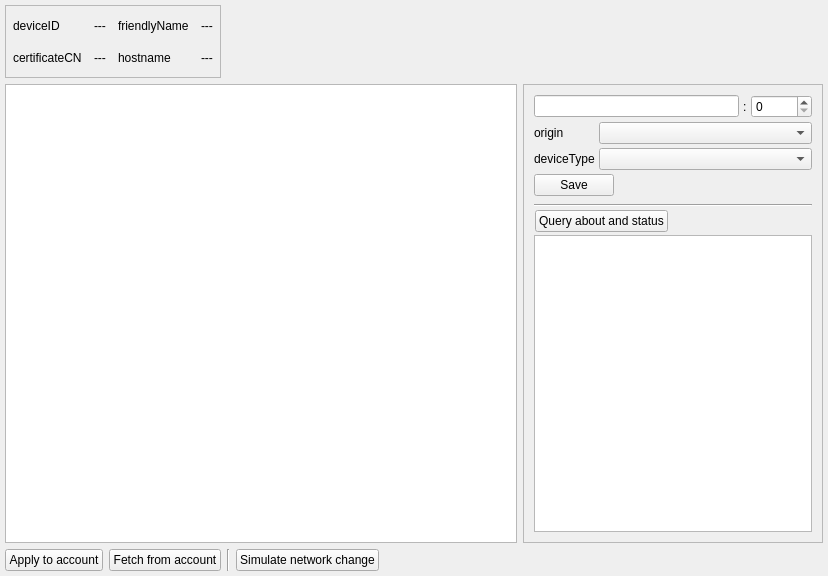
<?xml version="1.0" encoding="UTF-8"?>
<ui version="4.0">
 <class>DevWidget</class>
 <widget class="QWidget" name="DevWidget">
  <property name="geometry">
   <rect>
    <x>0</x>
    <y>0</y>
    <width>828</width>
    <height>576</height>
   </rect>
  </property>
  <property name="minimumSize">
   <size>
    <width>0</width>
    <height>0</height>
   </size>
  </property>
  <property name="windowTitle">
   <string>Development</string>
  </property>
  <layout class="QVBoxLayout" name="verticalLayout">
   <property name="leftMargin">
    <number>1</number>
   </property>
   <property name="topMargin">
    <number>1</number>
   </property>
   <property name="rightMargin">
    <number>1</number>
   </property>
   <property name="bottomMargin">
    <number>1</number>
   </property>
   <item>
    <widget class="QFrame" name="frame">
     <layout class="QVBoxLayout" name="verticalLayout_3">
      <property name="spacing">
       <number>2</number>
      </property>
      <property name="leftMargin">
       <number>2</number>
      </property>
      <property name="topMargin">
       <number>2</number>
      </property>
      <property name="rightMargin">
       <number>2</number>
      </property>
      <property name="bottomMargin">
       <number>2</number>
      </property>
      <item>
       <widget class="QFrame" name="frame_4">
        <property name="sizePolicy">
         <sizepolicy hsizetype="Preferred" vsizetype="Maximum">
          <horstretch>0</horstretch>
          <verstretch>0</verstretch>
         </sizepolicy>
        </property>
        <property name="minimumSize">
         <size>
          <width>0</width>
          <height>77</height>
         </size>
        </property>
        <layout class="QHBoxLayout" name="horizontalLayout_4">
         <property name="leftMargin">
          <number>2</number>
         </property>
         <property name="topMargin">
          <number>2</number>
         </property>
         <property name="rightMargin">
          <number>2</number>
         </property>
         <property name="bottomMargin">
          <number>2</number>
         </property>
         <item>
          <widget class="QFrame" name="frame_6">
           <property name="sizePolicy">
            <sizepolicy hsizetype="Maximum" vsizetype="Preferred">
             <horstretch>0</horstretch>
             <verstretch>0</verstretch>
            </sizepolicy>
           </property>
           <property name="frameShape">
            <enum>QFrame::Shape::StyledPanel</enum>
           </property>
           <property name="frameShadow">
            <enum>QFrame::Shadow::Raised</enum>
           </property>
           <layout class="QGridLayout" name="gridLayout">
            <property name="leftMargin">
             <number>7</number>
            </property>
            <property name="topMargin">
             <number>7</number>
            </property>
            <property name="rightMargin">
             <number>7</number>
            </property>
            <property name="bottomMargin">
             <number>7</number>
            </property>
            <property name="horizontalSpacing">
             <number>12</number>
            </property>
            <item row="1" column="1">
             <widget class="QLabel" name="lblCommonName">
              <property name="text">
               <string>---</string>
              </property>
             </widget>
            </item>
            <item row="0" column="3">
             <widget class="QLabel" name="lblFriendlyName">
              <property name="text">
               <string>---</string>
              </property>
             </widget>
            </item>
            <item row="0" column="2">
             <widget class="QLabel" name="label_3">
              <property name="text">
               <string>friendlyName</string>
              </property>
             </widget>
            </item>
            <item row="1" column="3">
             <widget class="QLabel" name="lblHostname">
              <property name="text">
               <string>---</string>
              </property>
             </widget>
            </item>
            <item row="1" column="2">
             <widget class="QLabel" name="label_4">
              <property name="text">
               <string>hostname</string>
              </property>
             </widget>
            </item>
            <item row="0" column="0">
             <widget class="QLabel" name="label">
              <property name="text">
               <string>deviceID</string>
              </property>
             </widget>
            </item>
            <item row="0" column="1">
             <widget class="QLabel" name="lblDevId">
              <property name="text">
               <string>---</string>
              </property>
             </widget>
            </item>
            <item row="1" column="0">
             <widget class="QLabel" name="label_2">
              <property name="text">
               <string>certificateCN</string>
              </property>
             </widget>
            </item>
           </layout>
          </widget>
         </item>
         <item>
          <spacer name="horizontalSpacer_2">
           <property name="orientation">
            <enum>Qt::Orientation::Horizontal</enum>
           </property>
           <property name="sizeHint" stdset="0">
            <size>
             <width>591</width>
             <height>20</height>
            </size>
           </property>
          </spacer>
         </item>
        </layout>
       </widget>
      </item>
      <item>
       <widget class="QFrame" name="frame_3">
        <layout class="QHBoxLayout" name="horizontalLayout_3">
         <property name="leftMargin">
          <number>2</number>
         </property>
         <property name="topMargin">
          <number>2</number>
         </property>
         <property name="rightMargin">
          <number>2</number>
         </property>
         <property name="bottomMargin">
          <number>2</number>
         </property>
         <item>
          <widget class="QTableView" name="tableView">
           <property name="selectionMode">
            <enum>QAbstractItemView::SelectionMode::SingleSelection</enum>
           </property>
           <property name="selectionBehavior">
            <enum>QAbstractItemView::SelectionBehavior::SelectRows</enum>
           </property>
           <property name="verticalScrollMode">
            <enum>QAbstractItemView::ScrollMode::ScrollPerPixel</enum>
           </property>
           <property name="horizontalScrollMode">
            <enum>QAbstractItemView::ScrollMode::ScrollPerPixel</enum>
           </property>
           <attribute name="horizontalHeaderMinimumSectionSize">
            <number>100</number>
           </attribute>
           <attribute name="horizontalHeaderHighlightSections">
            <bool>false</bool>
           </attribute>
           <attribute name="verticalHeaderVisible">
            <bool>false</bool>
           </attribute>
           <attribute name="verticalHeaderHighlightSections">
            <bool>false</bool>
           </attribute>
          </widget>
         </item>
         <item>
          <widget class="QFrame" name="frame_5">
           <property name="maximumSize">
            <size>
             <width>300</width>
             <height>16777215</height>
            </size>
           </property>
           <property name="frameShape">
            <enum>QFrame::Shape::StyledPanel</enum>
           </property>
           <property name="frameShadow">
            <enum>QFrame::Shadow::Raised</enum>
           </property>
           <layout class="QVBoxLayout" name="verticalLayout_5">
            <item>
             <widget class="QFrame" name="frame_9">
              <property name="sizePolicy">
               <sizepolicy hsizetype="Preferred" vsizetype="Maximum">
                <horstretch>0</horstretch>
                <verstretch>0</verstretch>
               </sizepolicy>
              </property>
              <layout class="QVBoxLayout" name="verticalLayout_2">
               <property name="spacing">
                <number>4</number>
               </property>
               <property name="leftMargin">
                <number>1</number>
               </property>
               <property name="topMargin">
                <number>1</number>
               </property>
               <property name="rightMargin">
                <number>1</number>
               </property>
               <property name="bottomMargin">
                <number>1</number>
               </property>
               <item>
                <layout class="QHBoxLayout" name="horizontalLayout_2">
                 <item>
                  <widget class="QLineEdit" name="edAddress"/>
                 </item>
                 <item>
                  <widget class="QLabel" name="label_8">
                   <property name="text">
                    <string>:</string>
                   </property>
                  </widget>
                 </item>
                 <item>
                  <widget class="QSpinBox" name="edPort">
                   <property name="maximum">
                    <number>65535</number>
                   </property>
                  </widget>
                 </item>
                </layout>
               </item>
               <item>
                <layout class="QFormLayout" name="formLayout">
                 <item row="0" column="0">
                  <widget class="QLabel" name="label_7">
                   <property name="text">
                    <string>origin</string>
                   </property>
                  </widget>
                 </item>
                 <item row="0" column="1">
                  <widget class="QComboBox" name="cbOrigin"/>
                 </item>
                 <item row="1" column="0">
                  <widget class="QLabel" name="label_6">
                   <property name="text">
                    <string>deviceType</string>
                   </property>
                  </widget>
                 </item>
                 <item row="1" column="1">
                  <widget class="QComboBox" name="cbDeviceType"/>
                 </item>
                </layout>
               </item>
               <item>
                <layout class="QHBoxLayout" name="horizontalLayout_6">
                 <item>
                  <widget class="QPushButton" name="btnSave">
                   <property name="text">
                    <string>Save</string>
                   </property>
                  </widget>
                 </item>
                 <item>
                  <spacer name="horizontalSpacer_4">
                   <property name="orientation">
                    <enum>Qt::Orientation::Horizontal</enum>
                   </property>
                   <property name="sizeHint" stdset="0">
                    <size>
                     <width>40</width>
                     <height>20</height>
                    </size>
                   </property>
                  </spacer>
                 </item>
                </layout>
               </item>
              </layout>
             </widget>
            </item>
            <item>
             <widget class="QFrame" name="frame_7">
              <layout class="QVBoxLayout" name="verticalLayout_4">
               <property name="spacing">
                <number>2</number>
               </property>
               <property name="leftMargin">
                <number>1</number>
               </property>
               <property name="topMargin">
                <number>1</number>
               </property>
               <property name="rightMargin">
                <number>1</number>
               </property>
               <property name="bottomMargin">
                <number>1</number>
               </property>
               <item>
                <widget class="Line" name="line_2">
                 <property name="orientation">
                  <enum>Qt::Orientation::Horizontal</enum>
                 </property>
                </widget>
               </item>
               <item>
                <widget class="QFrame" name="frame_8">
                 <layout class="QHBoxLayout" name="horizontalLayout_5">
                  <property name="leftMargin">
                   <number>1</number>
                  </property>
                  <property name="topMargin">
                   <number>1</number>
                  </property>
                  <property name="rightMargin">
                   <number>1</number>
                  </property>
                  <property name="bottomMargin">
                   <number>1</number>
                  </property>
                  <item>
                   <widget class="QPushButton" name="btnQueryAbout">
                    <property name="text">
                     <string>Query about and status</string>
                    </property>
                   </widget>
                  </item>
                  <item>
                   <spacer name="horizontalSpacer_3">
                    <property name="orientation">
                     <enum>Qt::Orientation::Horizontal</enum>
                    </property>
                    <property name="sizeHint" stdset="0">
                     <size>
                      <width>214</width>
                      <height>20</height>
                     </size>
                    </property>
                   </spacer>
                  </item>
                 </layout>
                </widget>
               </item>
               <item>
                <widget class="QTextBrowser" name="textBrowser"/>
               </item>
              </layout>
             </widget>
            </item>
           </layout>
          </widget>
         </item>
        </layout>
       </widget>
      </item>
      <item>
       <widget class="QFrame" name="frame_2">
        <property name="sizePolicy">
         <sizepolicy hsizetype="Preferred" vsizetype="Maximum">
          <horstretch>0</horstretch>
          <verstretch>0</verstretch>
         </sizepolicy>
        </property>
        <layout class="QHBoxLayout" name="horizontalLayout">
         <property name="leftMargin">
          <number>2</number>
         </property>
         <property name="topMargin">
          <number>2</number>
         </property>
         <property name="rightMargin">
          <number>2</number>
         </property>
         <property name="bottomMargin">
          <number>2</number>
         </property>
         <item>
          <widget class="QPushButton" name="btnApply">
           <property name="text">
            <string>Apply to account</string>
           </property>
          </widget>
         </item>
         <item>
          <widget class="QPushButton" name="btnRefresh">
           <property name="text">
            <string>Fetch from account</string>
           </property>
          </widget>
         </item>
         <item>
          <widget class="Line" name="line">
           <property name="orientation">
            <enum>Qt::Orientation::Vertical</enum>
           </property>
          </widget>
         </item>
         <item>
          <widget class="QPushButton" name="btnNetw">
           <property name="text">
            <string>Simulate network change</string>
           </property>
          </widget>
         </item>
         <item>
          <spacer name="horizontalSpacer">
           <property name="orientation">
            <enum>Qt::Orientation::Horizontal</enum>
           </property>
           <property name="sizeHint" stdset="0">
            <size>
             <width>408</width>
             <height>20</height>
            </size>
           </property>
          </spacer>
         </item>
        </layout>
       </widget>
      </item>
     </layout>
    </widget>
   </item>
  </layout>
 </widget>
 <tabstops>
  <tabstop>tableView</tabstop>
  <tabstop>edAddress</tabstop>
  <tabstop>cbDeviceType</tabstop>
  <tabstop>cbOrigin</tabstop>
  <tabstop>edPort</tabstop>
  <tabstop>btnSave</tabstop>
  <tabstop>btnApply</tabstop>
  <tabstop>btnRefresh</tabstop>
 </tabstops>
 <resources/>
 <connections/>
</ui>
